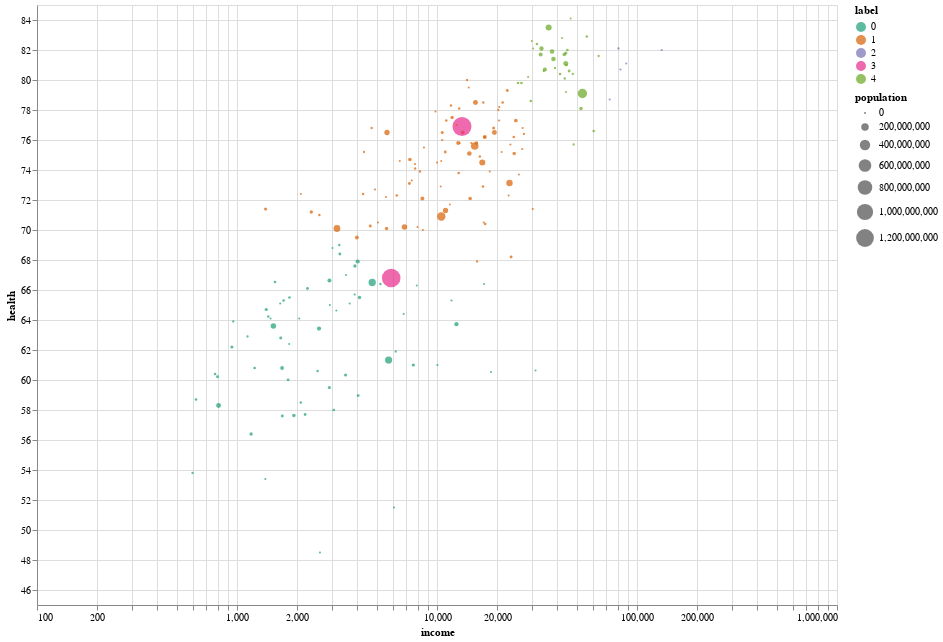

The notebook cell this image was saved under:
### Code cell
(
    alt.Chart(gapminder)
    .mark_circle()
    .encode(
        alt.X("income:Q", scale=alt.Scale(type="log")),
        alt.Y("health:Q", scale=alt.Scale(zero=False)),
        size="population:Q",
        color=alt.Color("label:N", scale=alt.Scale(scheme="dark2")),
        tooltip=list(gapminder.columns),
    )
    .properties(width=800, height=600)
    .interactive()
)

### Figure 1 — Vega-Lite specification as saved in the notebook (floating-point values rounded to 4 significant figures; data arrays with more than 128 entries replaced by an {"elided": "..."} marker saying what was removed)
{"config": {"view": {"continuousWidth": 400, "continuousHeight": 300}}, "data": {"name": "data-c92387706a33a28cc7b11ad841f4502b"}, "mark": "circle", "encoding": {"color": {"field": "label", "scale": {"scheme": "dark2"}, "type": "nominal"}, "size": {"field": "population", "type": "quantitative"}, "tooltip": [{"field": "country", "type": "nominal"}, {"field": "income", "type": "quantitative"}, {"field": "health", "type": "quantitative"}, {"field": "population", "type": "quantitative"}, {"field": "label", "type": "quantitative"}], "x": {"field": "income", "scale": {"type": "log"}, "type": "quantitative"}, "y": {"field": "health", "scale": {"zero": false}, "type": "quantitative"}}, "height": 600, "selection": {"selector008": {"type": "interval", "bind": "scales", "encodings": ["x", "y"]}}, "width": 800, "$schema": "https://vega.github.io/schema/vega-lite/v4.17.0.json", "datasets": {"data-c92387706a33a28cc7b11ad841f4502b": {"elided": "187 records"}}}
